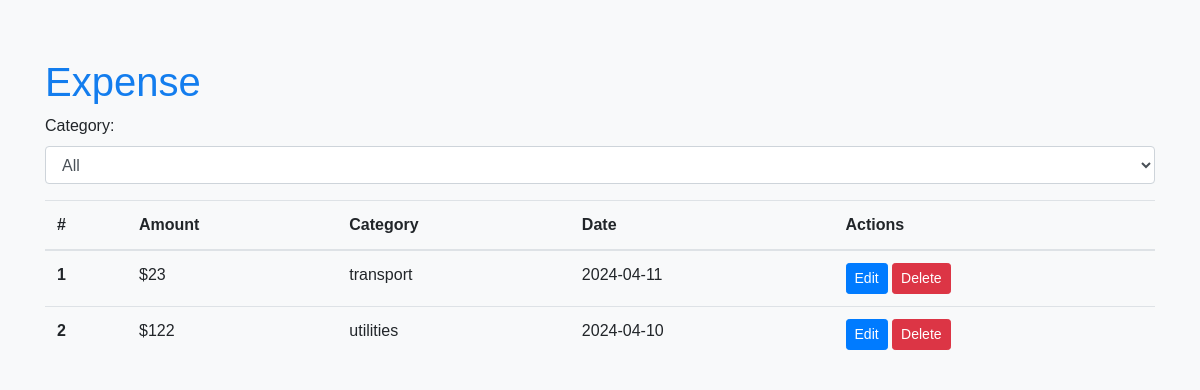
/viewexpense (signed in), run on the app's committed database.
### tables this page shows
CREATE TABLE expense
                 (id INTEGER PRIMARY KEY AUTOINCREMENT, 
                 userid INTEGER,
                 amount DECIMAL(10, 2) NOT NULL,
                 category VARCHAR(50) NOT NULL,
                 description TEXT,
                 date DATE NOT NULL,
                 created_at TIMESTAMP DEFAULT CURRENT_TIMESTAMP);

### app.py (the view)
@app.route('/viewexpense')
def show_expenses():
    expenses = fetch_actual_expenses()
    conn = sqlite3.connect('expense_tracker.db')
    conn.row_factory = sqlite3.Row
    cur = conn.cursor()
    cur.execute("SELECT DISTINCT category FROM expense")
    categories = [row['category'] for row in cur.fetchall()]
    return render_template('viewexpense.html', expenses=expenses,categories=categories)

### app.py (called while the page is built)
def fetch_actual_expenses():
    conn = sqlite3.connect('expense_tracker.db')
    cur = conn.cursor()
    cur.execute("SELECT  id,amount, category, date FROM expense WHERE userid = ?", (session['userid'],))
    expenses = cur.fetchall()
    conn.close()
    return expenses

### templates/viewexpense.html (shortened to what this page needs)
<!DOCTYPE html>
<html lang="en">
<head>
    <link rel="stylesheet" href="https://stackpath.bootstrapcdn.com/bootstrap/4.5.2/css/bootstrap.min.css">
</head>
<body>
    <div class="container mt-5">
        <h1 style="color: #137dee;">Expense</h1>
        <div class="filter-container mb-3">
            <label for="categoryFilter">Category:</label>
            <select id="categoryFilter" class="form-control">
                <option value="">All</option>
            </select>
        </div>
        <div class="row">
            <div class="col">
                <table class="table">
                    <thead>
                        <tr>
                            <th scope="col">#</th>
                            <th scope="col">Amount</th>
                            <th scope="col">Category</th>
                            <th scope="col">Date</th>
                            <th scope="col">Actions</th>
                        </tr>
                    </thead>
                    <tbody>
                        {% for expense in expenses %}
                    <tr>
                        <th scope="row">{{ loop.index }}</th>
                        <td>${{ expense[1] }}</td>
                        <td>{{ expense[2] }}</td>
                        <td>{{ expense[3] }}</td>
                        <td>
                            <a href="#" class="btn btn-sm btn-primary" onclick="loadPage('/edit/{{ expense[0] }}')">Edit</a>
                            <form action="#" method="post" style="display: inline;" onclick="loadPage('/delete/{{ expense[0]}}')" onsubmit="return confirm('Are you sure you want to delete this expense?');">
                                <input type="submit" value="Delete" class="btn btn-sm btn-danger">
                            </form>
                        </td>
                    </tr>
                          {% endfor %}
                    </tbody>
                </table>
            </div>
        </div>
    </div>
</body>
</html>

### templates/viewexpense.html (style rules this page uses)
body { font-family: Arial, sans-serif; background-color: #f8f9fa; padding: 10px; }

### data on the page
expense: amount "23", category "transport", date "2024-04-11"
expense: amount "122", category "utilities", date "2024-04-10"
